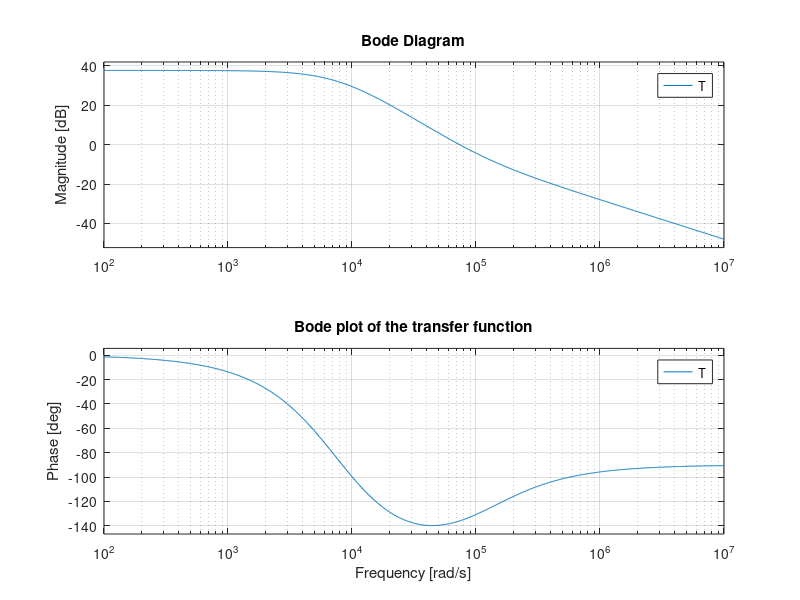
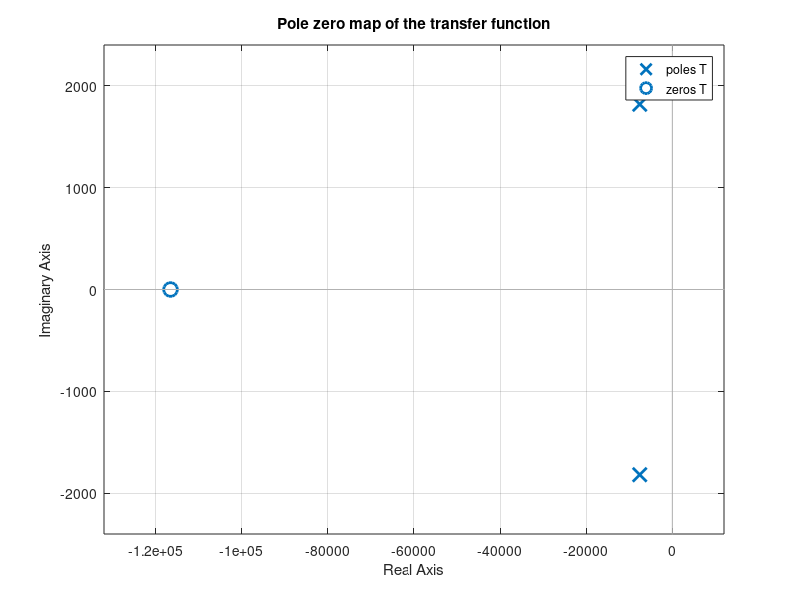
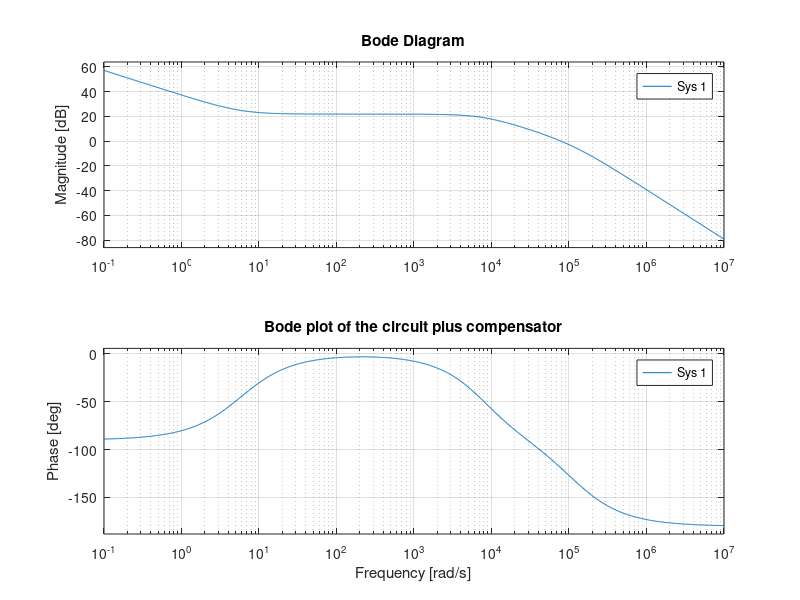

MATLAB code for these plots, in order:
clear all
% Component values
L=500e-6;
C=33e-6;
rC=260e-3;
rL=36.83e-3;
R=2.0833;
n2=40;
n1=25;
Vd=48;
s=tf('s');
w0=1/(sqrt(L*C));
Ksi=((1/(C*R))+((rC+rL)/L))/(2*w0);
wz=1/(rC*C);
n=n2/n1;
T=(n*Vd*w0^2/wz)*(s+wz)/(s^2+2*Ksi*w0*s+w0^2);
figure
bode(T);
title('Bode plot of the transfer function');
figure
pzmap(T);
title('Pole zero map of the transfer function');
fpole=1239;
fesr=18.651;
fs=40e3;
f0=5e3;
% Compensator Tf
Cc1=19.5e-6;
Cc2=1e-9;
Cf3=2.2e-9;
Rf1=54.5e3;
Rf2=7.45e3;
Rf3=3.88e3;
Rc1=8.8e3;
Tc=((1+Rc1*Cc1*s)*(1+s*Cf3*(Rf1+Rf3)))/(s*Rf1*Cc1*(Rc1*Cc2*s+1)*(s*Rf3*Cf3+1));
figure
bode(T*Tc);
title('Bode plot of the circuit plus compensator');